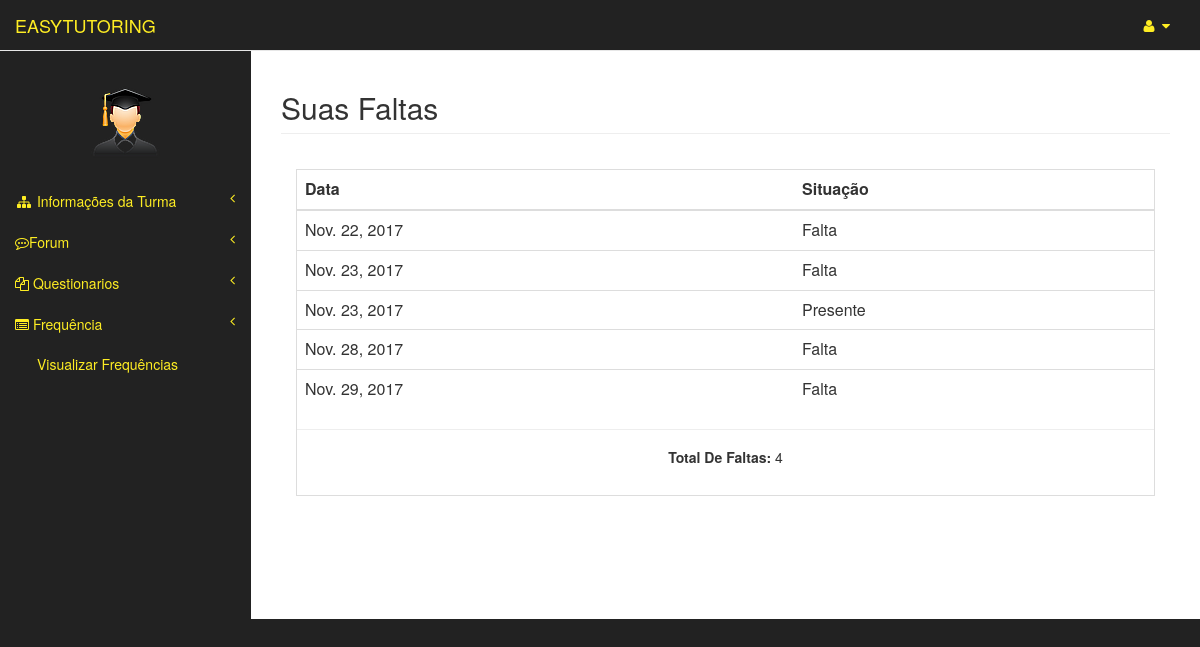
The app's page /faltas/faltaAluno/13/ (signed in) with its own data.
### usuarios/models.py (models this page shows, shortened)
class Usuario(models.Model):
	user = models.OneToOneField(User)
	matricula = models.CharField(max_length=20)
	curso = models.CharField(max_length=3)
	tipo = models.CharField(max_length=8, blank=False,null=True)
	nome_completo = models.CharField(max_length=150)
	img = models.ImageField(upload_to="img/original/", blank=True)
	thumb = ThumbnailerImageField(upload_to="img/thumb/", blank=True,null=True,resize_source=dict(size=(100, 100), sharpen=True))

### faltas/models.py (models this page shows)
class Falta(models.Model):
	turmas = models.ForeignKey(Turma)
	alunos= models.ForeignKey(Aluno)
	date= models.DateField()
	presenca = models.BooleanField(default=False)

### faltas/views.py (the view)
# urls.py: url(r'^faltaAluno/(?P<turma_id>[0-9]+)/$', views.faltaAluno, name='faltaAluno'),
def faltaAluno(request,turma_id):
	user = request.user
	usuario = Usuario.objects.get(user=user)
	turma = Turma.objects.get(pk=turma_id)
	faltas = Falta.objects.filter(turmas=turma,alunos=usuario).order_by('date')
	count_falta = len(Falta.objects.filter(turmas=turma,alunos=usuario,presenca=False))
	context ={'usuario': usuario,
	'turma':turma,
	'faltas': faltas,
	'count_falta':count_falta
	}
	return render(request,'faltas/faltaAluno.html',context=context)

### templates/faltas/faltaAluno.html (shortened to what this page needs)
{% extends "aluno_area/turmaArea.html" %}
{% block pageHeader %}
    <h2 class="page-header">Suas Faltas</h2>
{% endblock pageHeader %}
{% block form %}
      <div class="panel-body">
        <div class="table-responsive table-bordered">
            <table class="table">
                <thead>
                    <tr>
                      <th>Data</th>
                      <th>Situação</th>
                    </tr>
                </thead>
                    {% for falta in faltas  %}
                          <tr>
              <td>{{falta.date}}</td>
            {% if falta.presenca == True %}
              <td>Presente</td>
            {% else %}
              <td>Falta</td>
            {% endif %}
                          </tr>
                    {% endfor %}
                  </table>
                  <hr>
                <center><h5><b>Total De Faltas: </b>{{count_falta}}</h5></center>
                <br>
              </div>
        </div>
    </div>
{% endblock form %}

### templates/aluno_area/turmaArea.html (shortened to what this page needs)
{% extends "aluno_area/index.html" %}
{% block principal %}
    <a class="navbar-brand" href="{% url 'tutor_area:index' %}" id="link-color">EASYTUTORING</a>
{% endblock principal %}
{% block barraLateral %}
                <div class="navbar-default sidebar" role="navigation">
                <div class="sidebar-nav navbar-collapse">
                    <ul class="nav" id="side-menu">
                        <br>
                       <center><p><img src="{{ usuario.thumb.url}}" class= "img-circle"/> </p></center>
                        <li class="itens-menu">
                            <a href="#" id="link-color"><i class="fa fa-sitemap fa-fw"></i> Informações da Turma<span class="fa arrow"></span></a>
                        </li>
                        <li class="itens-menu">
                            <a href="#" id="link-color"><i class="fa fa-commenting-o" ></i>Forum<span class="fa arrow"></span></a>
                        </li>
                        <li class="itens-menu">
                            <a href="#" id="link-color"><i class="fa fa-files-o"></i> Questionarios<span class="fa arrow"></span></a>
                        </li>
                        <li class="itens-menu">
                            <a href="#" id="link-color"><i class="fa fa-list-alt"></i> Frequência<span class="fa arrow"></span></a>
                            <ul class="nav nav-second-level">
                                <li  class="itens-menu">
                                    <a href="{% url 'faltas:faltaAluno' turma.id %}" id="link-color">Visualizar Frequências</a>
                                </li>
                            </ul>
                        </li>
                    </ul>
                </div>
            </div>
{% endblock barraLateral %}

### static/css/tutoring.css (style rules this page uses)
#link-color { color: #feed23; }

### records on screen
Usuario: thumb (picture)
Falta: date "Nov. 22, 2017", presenca "Falta"
Falta: date "Nov. 23, 2017", presenca "Falta"
Falta: date "Nov. 23, 2017", presenca "Presente"
Falta: date "Nov. 28, 2017", presenca "Falta"
Falta: date "Nov. 29, 2017", presenca "Falta"

### other values on screen
{{ count_falta }} "4"
